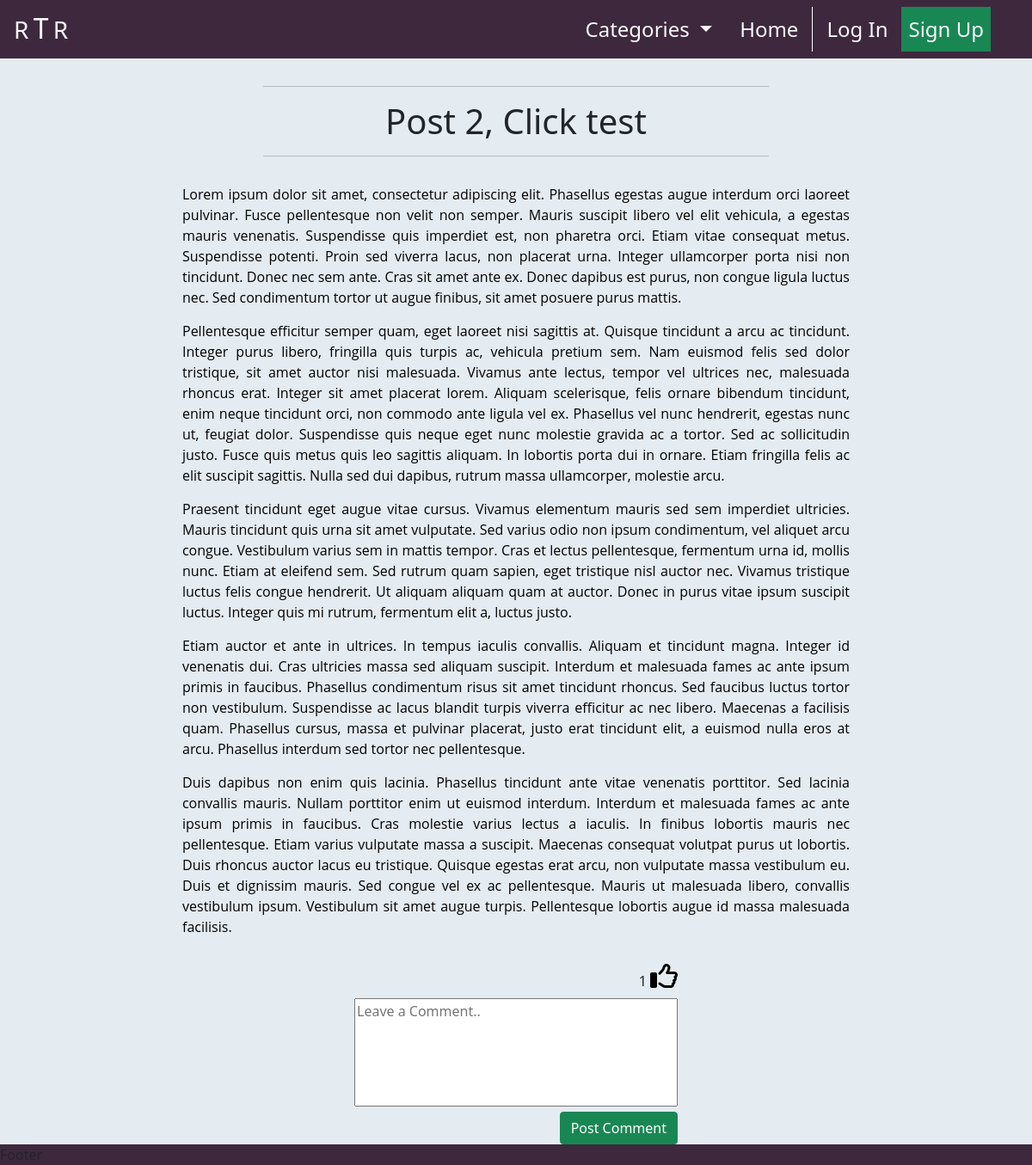
The page /post_detail/post-2-click-test-test_user1069706/ on the database as committed earlier.
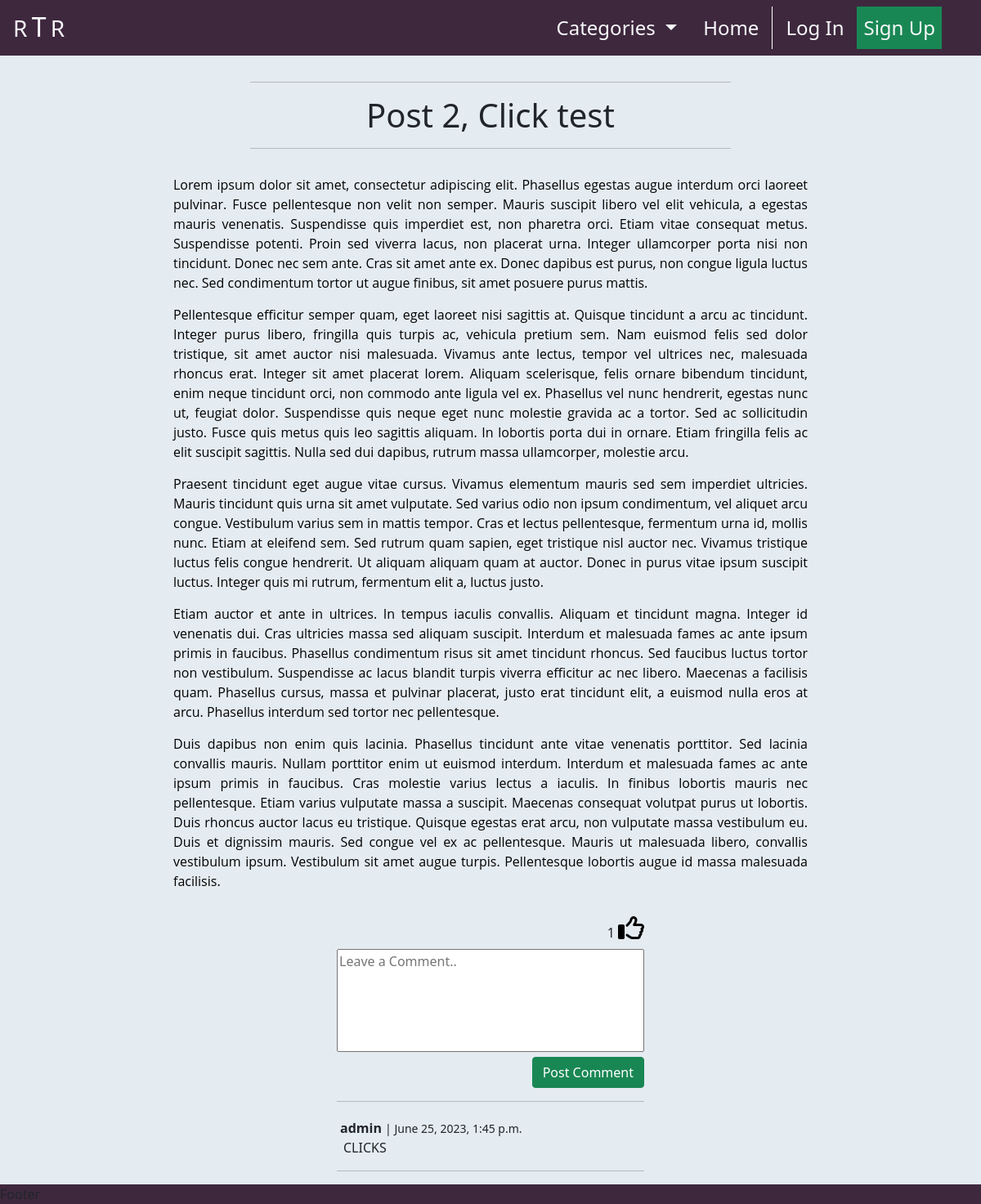
The same page on the database as committed later.
### newssite/models.py (models this page shows, shortened)
class Comment(models.Model):
    post = models.ForeignKey(
        Post,
        on_delete=models.CASCADE,
        related_name="comments"
    )
    author = models.CharField(max_length=80)
    email = models.EmailField()
    body = models.TextField(max_length=300)
    created_on = models.DateTimeField(auto_now_add=True)
    approved = models.BooleanField(default=True)
    likes = models.ManyToManyField(
        User,
        related_name='comment_likes',
        blank=True
    )
    parent = models.ForeignKey(
        'self',
        null=True,
        blank=True,
        on_delete=models.CASCADE,
        related_name='replies'
    )
    class Meta:
        ordering = ['created_on']

### post_detail/views.py (the view, shortened to what this page needs)
# urls.py: path('<slug:slug>/', views.PostDetail.as_view(), name='post_detail'),
class PostDetail(View):
    def get(self, request, slug, *args, **kwargs):
        template = 'post_detail/post_detail.html'
        post = get_object_or_404(
            Post.objects.filter(status=1),
            slug=slug
        )
        comments = post.comments.filter(
            approved=True,
            parent__isnull=True
        ).order_by("-created_on")
        liked = False
        if post.likes.filter(id=self.request.user.id).exists():
            liked = True
        return render(
            request, template,
            {
                'post': post,
                "comments": comments,
                "liked": liked,
                'comment_form': CommentForm(),
            },
        )

### post_detail/forms.py
class CommentForm(forms.ModelForm):
    class Meta:
        model = Comment
        fields = ('body',)
        labels = {'body': ''}
        widgets = {
            'body': forms.Textarea(attrs={
                    'class': 'w-100 h-100',
                    'cols': 80,
                    'rows': 5,
                    'placeholder': 'Leave a Comment..',
                })
        }

### newssite/context_processors.py (called while the page is built)
def categories(request):
    return {
        'categories': Category.objects.all()
    }

### newssite/models.py (called while the page is built)
    def __str__(self):
        return self.name

    def number_of_likes(self):
        return self.likes.count()

### post_detail/templates/post_detail/post_detail.html (shortened to what this page needs)
{% extends "base.html" %}
{% load static %}
{% block content %}
    <div class="container-fluid mt-3">
        <div class="row text-center">
            <div class="col-12 text-center">
                <hr class="w-50 post-title-space">
                <h1>{{ post.title }}</h1>
                <hr class="w-50 post-title-space">
            </div>
        </div>
        <div class="row">
            <div class="col-12 col-md-10 col-lg-8
                        offset-md-1 offset-lg-2 mb-4">
                {{ post.content|safe }}
            </div>
        </div>
        <div class="row">
            <div class="col-12 col-sm-8 col-md-6 col-xl-4
                        offset-sm-2 offset-md-3 offset-xl-4 mb-2">
                <div class="form-right-container d-flex justify-content-end">
                    <form class="like-form"
                    action="{% url 'post_like' post.slug %}"
                    method="POST">
                        {{ post.number_of_likes }}
                        {% if liked %}
                            <button class="p-0 m-0 border-0 bg-alice" type="submit">
                                <i class="fa-regular fa-thumbs-up fa-2xl d-block mb-3" style="color: #0047AB"></i>
                            </button>
                        {% else %}
                            <button class="p-0 m-0 border-0 bg-alice" type="submit">
                                <i class="fa-regular fa-thumbs-up fa-2xl d-block mb-3"></i>
                            </button>
                        {% endif %}
                    </form>
                </div>
            </div>
        </div>
        <div class="row">
            <div class="col-12 col-sm-8 col-md-6 col-xl-4
                        offset-sm-2 offset-md-3 offset-xl-4">
                <form action="" method="post">
                    {{ comment_form }}
                    <div class="row">
                        <div class="col-12 text-end">
                            <button type="submit" class="btn btn-success">Post Comment</button>
                        </div>
                    </div>
                </form>
            </div>
        </div>
        {% for comment in comments %}
            <div class="row">
                <div class="col-12 col-sm-8 col-md-6 col-xl-4
                            offset-sm-2 offset-md-3 offset-xl-4">
                    <hr>
                    <p class="mb-0 mt-1 ms-1 d-inline-block"><strong>{{ comment.author }}</strong></p>
                    <small> | {{ comment.created_on }}</small>
                    <p class="mb-1 ms-2">{{ comment.body }}</p>
                    {% if forloop.counter == comments.count %}
                        <hr>
                    {% endif %}
                </div>
            </div>
        {% endfor %}
    </div>
{% endblock %}

Rows that differ between the two databases and show on the page:
added Comment: author "admin", created_on "June 25, 2023, 1:45 p.m.", body "CLICKS"
